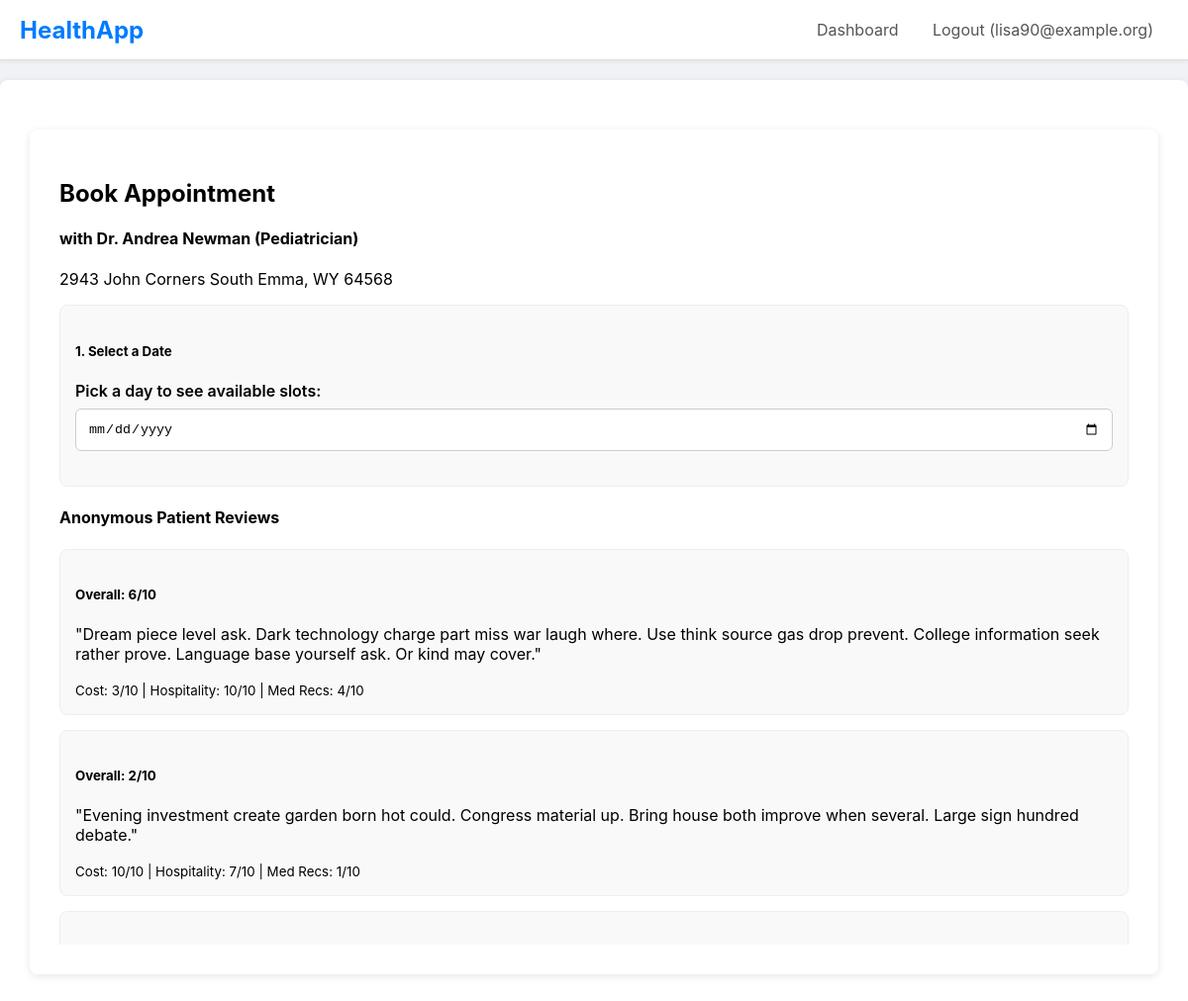
The app's page /book_appointment/2 (signed in) with its own data.
### main.py (models this page shows)
class User(db.Model, UserMixin):
    id = db.Column(db.Integer, primary_key=True)
    email = db.Column(db.String(120), unique=True, nullable=False)
    password_hash = db.Column(db.String(60), nullable=False)
    role = db.Column(db.String(20), nullable=False)
    patient_profile = db.relationship('PatientProfile', backref='user', uselist=False, cascade="all, delete-orphan")
    doctor_profile = db.relationship('DoctorProfile', backref='user', uselist=False, cascade="all, delete-orphan")
    insurance_profile = db.relationship('InsuranceProfile', backref='user', uselist=False, cascade="all, delete-orphan")

class DoctorProfile(db.Model):
    id = db.Column(db.Integer, primary_key=True)
    full_name = db.Column(db.String(100), nullable=False, default='Dr. Unnamed')
    phone = db.Column(db.String(20))
    specialty = db.Column(db.String(100))
    practice_address = db.Column(db.String(200))
    pincode = db.Column(db.String(10))
    latitude = db.Column(db.Float)
    longitude = db.Column(db.Float)
    availability_start_time = db.Column(db.Time) # e.g., 09:00:00
    availability_end_time = db.Column(db.Time)   # e.g., 17:00:00
    slot_duration_minutes = db.Column(db.Integer, default=30)
    user_id = db.Column(db.Integer, db.ForeignKey('user.id'), nullable=False, unique=True)
    records_written = db.relationship('MedicalRecord', backref='doctor', lazy='dynamic', foreign_keys='MedicalRecord.doctor_id')
    appointments = db.relationship('Appointment', backref='doctor', lazy='dynamic', foreign_keys='Appointment.doctor_id')
    reviews = db.relationship('DoctorReview', backref='doctor_profile', lazy='dynamic', foreign_keys='DoctorReview.doctor_id')
    files_written = db.relationship('MedicalFile', backref='doctor', lazy='dynamic', foreign_keys='MedicalFile.doctor_id')
    permitted_patients = db.relationship('PatientProfile', secondary=patient_doctor_permissions,
        back_populates='permitted_doctors')

class DoctorReview(db.Model):
    id = db.Column(db.Integer, primary_key=True)
    cost_rating = db.Column(db.Integer, nullable=False) # 1-10
    hospitality_rating = db.Column(db.Integer, nullable=False) # 1-10
    med_rec_rating = db.Column(db.Integer, nullable=False) # 1-10
    overall_rating = db.Column(db.Integer, nullable=False) # 1-10
    comment = db.Column(db.Text)
    created_at = db.Column(db.DateTime, nullable=False, default=db.func.current_timestamp())
    patient_id = db.Column(db.Integer, db.ForeignKey('patient_profile.id'), nullable=False)
    doctor_id = db.Column(db.Integer, db.ForeignKey('doctor_profile.id'), nullable=False)
    __table_args__ = (db.UniqueConstraint('patient_id', 'doctor_id', name='_patient_doctor_review_uc'),)

### main.py (the view, shortened to what this page needs)
@app.route("/book_appointment/<int:doctor_id>", methods=['GET', 'POST'])
@login_required
@role_required('patient')
def book_appointment(doctor_id):
    doctor = db.session.get(DoctorProfile, doctor_id)
    if not doctor:
        flash('Doctor not found.', 'danger')
        return redirect(url_for('patient_dashboard'))
    selected_date_str = request.args.get('date')
    selected_date = None
    available_slots = []
    today_date = datetime.date.today().isoformat()
    reviews = doctor.reviews.order_by(DoctorReview.created_at.desc()).all()
    return render_template('book_appointment.html',
                           doctor=doctor,
                           reviews=reviews,
                           selected_date=selected_date,
                           available_slots=available_slots,
                           today_date=today_date) # <-- Pass today's date to the template

### main.py (called while the page is built)
@login_manager.user_loader
def load_user(user_id):
    return db.session.get(User, int(user_id))

def role_required(role_name):
    def decorator(f):
        @wraps(f)
        def decorated_function(*args, **kwargs):
            if not current_user.is_authenticated or current_user.role != role_name:
                abort(403)
            if current_user.role == 'patient':
                g.profile = current_user.patient_profile
            elif current_user.role == 'doctor':
                g.profile = current_user.doctor_profile
            elif current_user.role == 'insurance':
                g.profile = current_user.insurance_profile
            return f(*args, **kwargs)
        return decorated_function
    return decorator

### templates/book_appointment.html (shortened to what this page needs)
{% extends 'layout.html' %}
{% block content %}
<div class="container mt-4">
    <h2>Book Appointment</h2>
    <h4>with {{ doctor.full_name }} ({{ doctor.specialty }})</h4>
    <p>{{ doctor.practice_address }}</p>
    <div class="row">
        <div class="col-md-6">
            <div class="card">
                <div class="card-body">
                    <h5 class="card-title">1. Select a Date</h5>
                    <div class="form-group">
                        <label for="appointment_date">Pick a day to see available slots:</label>
                        <input type="date" id="appointment_date" class="form-control"
                               value="{{ selected_date.isoformat() if selected_date else '' }}"
                               min="{{ today_date }}">
                    </div>
                </div>
            </div>
        </div>
        <div class="col-md-6">
            <h4>Anonymous Patient Reviews</h4>
            <div style="max-height: 400px; overflow-y: auto;">
                {% if reviews %}
                    {% for review in reviews %}
                        <div class="card mb-2">
                            <div class="card-body">
                                <h5 class="card-title">Overall: {{ review.overall_rating }}/10</h5>
                                <p class="card-text">"{{ review.comment }}"</p>
                                <small class="text-muted">
                                    Cost: {{ review.cost_rating }}/10 |
                                    Hospitality: {{ review.hospitality_rating }}/10 |
                                    Med Recs: {{ review.med_rec_rating }}/10
                                </small>
                            </div>
                        </div>
                    {% endfor %}
                {% else %}
                    <p>No reviews available for this doctor yet.</p>
                {% endif %}
            </div>
        </div>
    </div>
</div>
{% endblock %}

### templates/layout.html (shortened to what this page needs)
<!DOCTYPE html>
<html lang="en">
<head>
</head>
<body>
    <nav>
        <div class="logo"><a href="{{ url_for('home') }}" style="text-decoration: none; color: #007bff;">HealthApp</a></div>
        <div class="nav-links">
            {% if current_user.is_authenticated %}
                <a href="{{ url_for('dashboard') }}">Dashboard</a>
                <a href="{{ url_for('logout') }}">Logout ({{ current_user.email }})</a>
            {% else %}
                <a href="{{ url_for('login') }}">Login</a>
                <a href="{{ url_for('register') }}">Register</a>
            {% endif %}
        </div>
    </nav>
    <div class="container">
        {% block content %}{% endblock %}
    </div>
</body>
</html>

### templates/layout.html (style rules this page uses)
body { font-family: -apple-system, BlinkMacSystemFont, "Segoe UI", Roboto, Helvetica, Arial, sans-serif; margin: 0; background-color: #f0f2f5; }
nav { background-color: #ffffff; padding: 0 20px; border-bottom: 1px solid #ddd; display: flex; justify-content: space-between; align-items: center; box-shadow: 0 2px 4px rgba(0,0,0,0.05); }
nav .logo { font-size: 1.5rem; font-weight: bold; color: #007bff; }
nav .nav-links a { color: #555; text-decoration: none; padding: 20px 15px; display: inline-block; }
.container { max-width: 1200px; margin: 20px auto; background-color: #ffffff; padding: 30px; border-radius: 8px; box-shadow: 0 2px 8px rgba(0,0,0,0.1); }
.form-group { margin-bottom: 20px; }
.form-group label { display: block; margin-bottom: 8px; font-weight: 600; }
.form-group input, .form-group select, .form-group textarea { width: 100%; padding: 12px; border: 1px solid #ccc; border-radius: 6px; box-sizing: border-box; }
.card { background: #f9f9f9; border: 1px solid #eee; border-radius: 8px; padding: 15px; margin-bottom: 15px; }

### records on screen
User: email "lisa90@example.org"
DoctorProfile: full_name "Dr. Andrea Newman", specialty "Pediatrician", practice_address "2943 John Corners South Emma, WY 64568"
DoctorReview: overall_rating "6", comment "Dream piece level ask. Dark technology charge part miss war laugh where. Use think source gas drop prevent. College information seek rather prove. Language base yourself ask. Or kind may cover.", cost_rating "3", hospitality_rating "10", med_rec_rating "4"
DoctorReview: overall_rating "2", comment "Evening investment create garden born hot could. Congress material up. Bring house both improve when several. Large sign hundred debate.", cost_rating "10", hospitality_rating "7", med_rec_rating "1"
